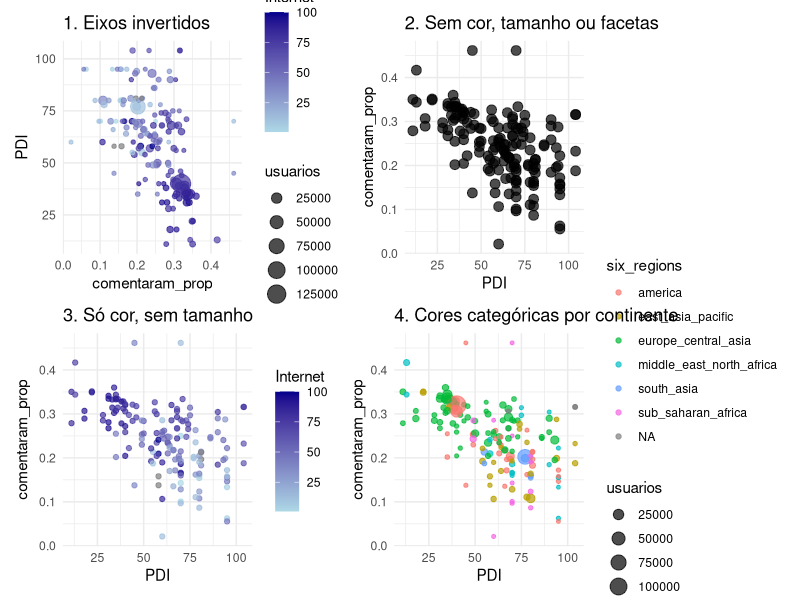
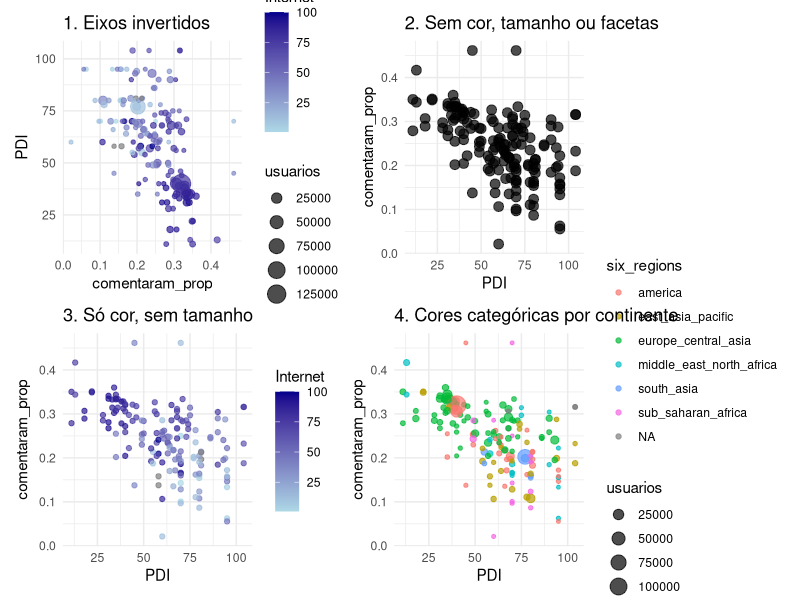

R code for these plots, in order:
library(dplyr)
library(ggplot2)
library(lubridate)
library(kableExtra)
library(readr)
library(patchwork)

# Carregar os dados
dados <- read_csv("data/participation-per-country.csv")

# Gráfico 1 - Inversão dos eixos
g1 <- ggplot(dados, aes(x = comentaram_prop, y = PDI)) +
  geom_point(aes(size = usuarios, color = Internet), alpha = 0.7) +
  scale_color_gradient(low = "lightblue", high = "darkblue") +
  theme_minimal() +
  labs(title = "1. Eixos invertidos")

# Gráfico 2 - Sem cor, sem facetas, sem tamanho
g2 <- ggplot(dados, aes(x = PDI, y = comentaram_prop)) +
  geom_point(size = 3, alpha = 0.7) +
  theme_minimal() +
  labs(title = "2. Sem cor, tamanho ou facetas")

# Gráfico 3 - Só cor (Internet), sem tamanho
g3 <- ggplot(dados, aes(x = PDI, y = comentaram_prop, color = Internet)) +
  geom_point(alpha = 0.7) +
  scale_color_gradient(low = "lightblue", high = "darkblue") +
  theme_minimal() +
  labs(title = "3. Só cor, sem tamanho")

# Gráfico 4 - Cor por continente, sem Internet
g4 <- ggplot(dados, aes(x = PDI, y = comentaram_prop, color = six_regions)) +
  geom_point(aes(size = usuarios), alpha = 0.7) +
  theme_minimal() +
  labs(title = "4. Cores categóricas por continente")

# Gráfico 5 - 3D (em plotly)
# Este será interativo separado, mas podemos mencionar ou salvar à parte

# Combine todos os gráficos (exceto o 3D)
painel <- (g1 | g2) / (g3 | g4)

# Exibir no R
print(painel)

# Exportar
ggsave("graficos_menos_eficazes.png", painel, width = 16, height = 10, dpi = 300)
